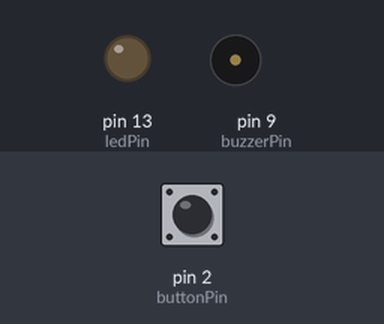
The sketch below on a simulated Arduino Uno, built with avr-gcc and run on an emulated ATmega328P. Shown: output pins drawn as LEDs (lit = HIGH), buzzer (waves = sounding). Inputs (shaded band) come from the test bench; at power-on: pin 2 (buttonPin) LOW.

Above: at 1.8 s.
1.9 s: pin 2 (buttonPin) pulled HIGH for 0.6 s
At 2.4 s:
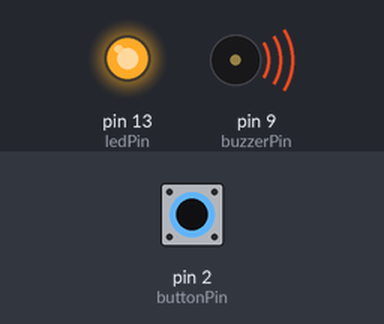
4.0 s: pin 2 (buttonPin) pulled HIGH for 3.2 s
At 8.4 s:
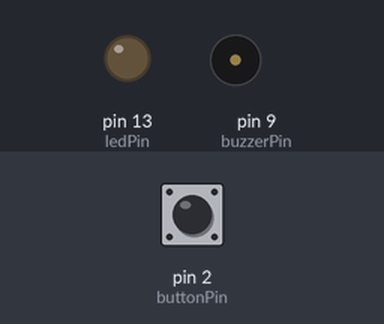
Timing chart, 0 to 9.9 s (numbered marks = the images above; inputs shaded):
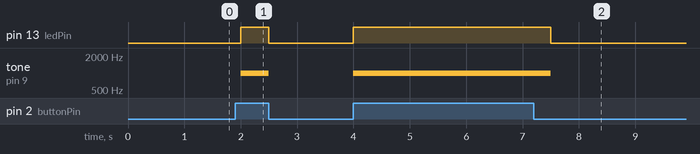

The sketch:

Percobaan_4_Menyalakan_Buzzer_dan_LED_menggunakan_Pushbutton.ino
```cpp
// Project 4 : Turn On Buzzer and LED using pushbutton
// constants won't change. They're used here to set pin numbers:
const int buttonPin = 2;  // the number of the pushbutton pin
const int ledPin = 13;    // the number of the LED pin
      int buzzerPin = 9;

// variables will change:
int buttonState = 0;  // variable for reading the pushbutton status

void setup() {
  // initialize the LED pin as an output:
  pinMode(ledPin, OUTPUT);
  pinMode(buzzerPin, OUTPUT);
  // initialize the pushbutton pin as an input:
  pinMode(buttonPin, INPUT);
  Serial.begin(9600);
}

void loop() {
  // read the state of the pushbutton value:
  buttonState = digitalRead(buttonPin);

  // check if the pushbutton is pressed. If it is, the buttonState is HIGH:
  if (buttonState == HIGH) {
    // turn LED on:
    digitalWrite(ledPin, HIGH);
    tone(buzzerPin,1000,5000);
    delay(500);
  } else {
    // turn LED off:
    digitalWrite(ledPin, LOW);
    noTone(buzzerPin);
    delay(500);
  }
}
```

Measured:
- after the input at 1.9 s, pin 13 (ledPin): LOW → HIGH after 0.10 s, → LOW 0.50 s later; tone on pin 9 (buzzerPin): silent → 1000 Hz after 0.10 s, → silent 0.50 s later
- after the input at 4.0 s, pin 13 (ledPin): LOW → HIGH at once, → LOW 3.5 s later; tone on pin 9 (buzzerPin): silent → 1000 Hz at once, → silent 3.5 s later
